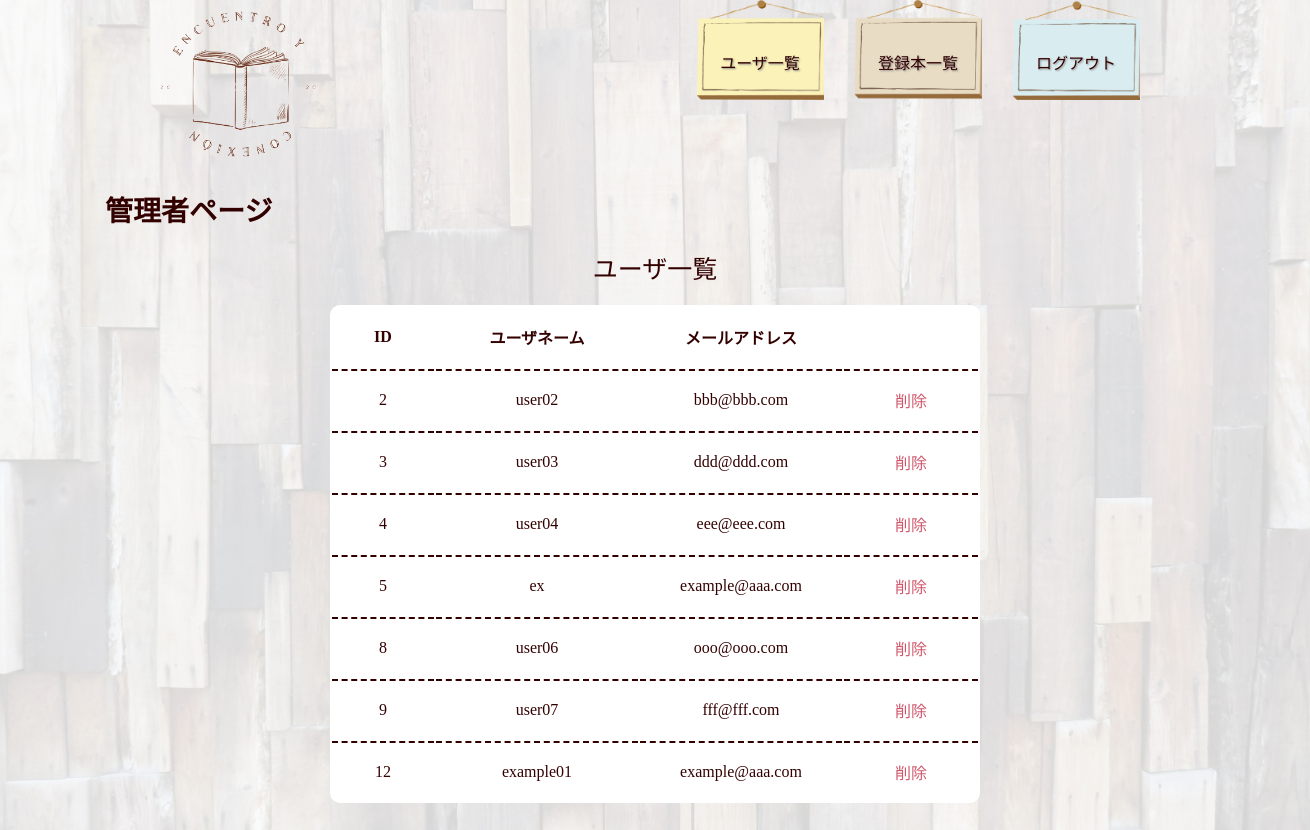
The page /manager/user_list.php (signed in) on the database its author committed.
### tables this page shows
CREATE TABLE `users` (
  `id` int(11) NOT NULL,
  `username` varchar(255) NOT NULL,
  `mail` varchar(255) NOT NULL,
  `password` varchar(255) NOT NULL,
  `role` int(11) DEFAULT NULL COMMENT '0:一般ユーザ 1: 管理者',
  `best1` varchar(255) DEFAULT NULL,
  `best2` varchar(255) DEFAULT NULL,
  `best3` varchar(255) DEFAULT NULL,
  `best4` varchar(255) DEFAULT NULL,
  `best5` varchar(255) DEFAULT NULL,
  `review1` text,
  `review2` text,
  `review3` text,
  `review4` text,
  `review5` text,
  `created` datetime DEFAULT NULL,
  `flag` tinyint(4) NOT NULL
);

### config/config.php (called while the page is built)
<?php
$host = 'localhost';
$dbname = 'booksite';
$user = 'root';
$pass = 'root';

### model/DB.php (called while the page is built, shortened)
<?php
class DB {
  private $host;
  private $dbname;
  private $user;
  private $pass;
  function __construct($host, $dbname, $user, $pass) {
    $this->host = $host;
    $this->dbname = $dbname;
    $this->user = $user;
    $this->pass = $pass;
  }
  public function connectDb() {
    $this->connect = new PDO('mysql:host='.$this->host.';dbname='.$this->dbname, $this->user, $this->pass);
  }
}

### model/User.php (called while the page is built, shortened)
<?php
require_once("DB.php");
class User extends DB {
public function findAll() {
  $sql = 'SELECT * FROM users WHERE flag = 0 AND role = 0';
  $stmt = $this->connect->prepare($sql);
  $stmt->execute();
  $result = $stmt->fetchAll();
  return $result;
  }
}

### manager/user_list.php (the view, shortened to what this page needs)
<?php
require_once("../config/config.php");
require_once("../model/User.php");
function h($s){
  return htmlspecialchars($s,ENT_QUOTES,'UTF-8');
}
try{
  $user = new User($host, $dbname, $user, $pass);
  $user->connectDb();
  $result = $user->findAll();
} catch(PDOException $e){
  echo 'エラー'.$e->getMessage();
}
?>
<!DOCTYPE html>
<html lang="ja">
<head>
  <link rel="stylesheet" type="text/css" href="../css/user_list.css">
  <link rel="stylesheet" type="text/css" href="../css/common1.css">
</head>
<body>
  <?php
    require("../basic/header.php");
  ?>
  <div id="wrapper">
    <h1>管理者ページ</h1>
    <p class="index">ユーザ一覧</p>
    <div class="list">
      <div class="user">
        <table>
          <tr>
            <th>ID</th>
            <th>ユーザネーム</th>
            <th>メールアドレス</th>
          </tr>
          <?php foreach($result as $row):?>
          <tr>
            <td><?php echo h($row['id']);?></td>
            <td><?php echo h($row['username']);?></td>
            <td><?php echo h($row['mail']);?></td>
            <td>
                <a href="delete.php?id=<?= h($row['id']);?>" onClick="if(!confirm('ID:<?=$row['id']?>を削除しますが大丈夫ですか？')) return false;">削除</a>
            </td>
          </tr>
          <?php endforeach;?>
        </table>
      </div>
    </div>
  </div>
</body>
</html>

### css/user_list.css (style rules this page uses)
h1 { font-size: 28px; padding-left: 100px; }
p.index { font-size: 25px; text-align: center; margin: 20px auto; }
.user { width: calc(100% / 2); background-color: white; margin: 0 auto; border-radius: 10px; }
table { width: 100%; }
tr { height: 60px; }
th:nth-child(1) { width: 100px; }
th:nth-child(2) { width: 200px; }
th:nth-child(3) { width: 200px; }
td { text-align: center; border-top: dashed 2px #330000; }
td:nth-child(1) { width: 100px; }
td:nth-child(2) { width: 200px; }
td:nth-child(3) { width: 200px; }
.user td a { color: #d0576b; text-decoration: none; }

### css/common1.css (style rules this page uses)
body { background-image: url(../image/bg3.jpg); background-repeat: no-repeat; background-attachment: fixed; background-size: cover; margin: 0; padding: 0; color: #330000; font-family:'戸越ゴシック'; }
html { height: 100%; }
#wrapper { width: 1300px; margin: 0 auto; padding-bottom: 50px; }

### rows shown on the page
users: id "2", username "user02", mail "bbb@bbb.com"
users: id "3", username "user03", mail "ddd@ddd.com"
users: id "4", username "user04", mail "eee@eee.com"
users: id "5", username "ex", mail "example@aaa.com"
users: id "8", username "user06", mail "ooo@ooo.com"
users: id "9", username "user07", mail "fff@fff.com"
users: id "12", username "example01", mail "example@aaa.com"
